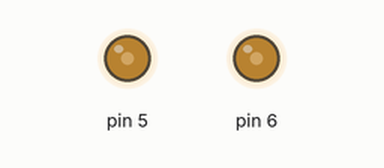
Bench run of a sketch on a simulated Arduino Nano, built with avr-gcc and run on an emulated ATmega328P. Shown: output pins drawn as LEDs (lit = HIGH).

Above: at 0.1 s.
Timing chart, 0 to 1.6 s (numbered marks = the images above):
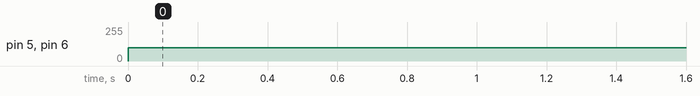

Measured:
- by itself, pin 5, pin 6: 0/255 → 100/255 at 0.00 s

The sketch:

scratch.ino
```cpp
void setup() {

}

void loop() {
	analogWrite(5, 100);
	analogWrite(6, 100);
}
```
